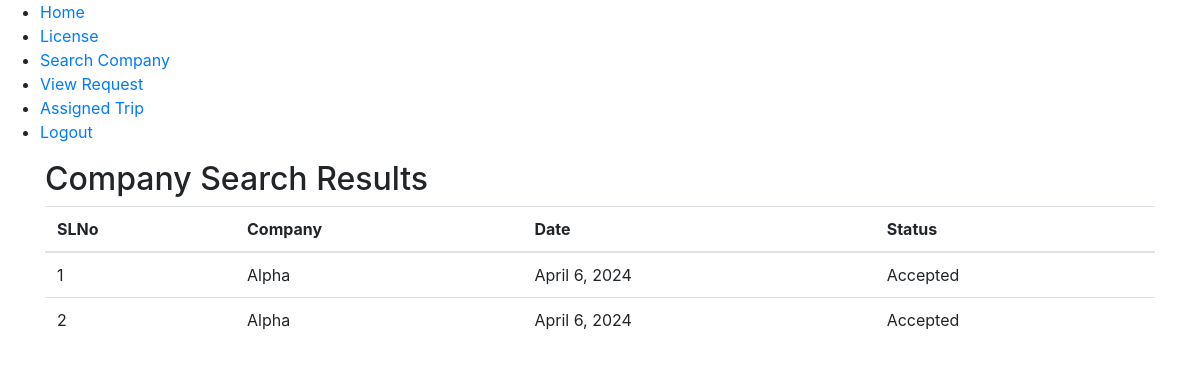
The app's page /Driver/ViewRequest/ (signed in) with its own data.
### Company/models.py (models this page shows)
class tbl_driver_request(models.Model):
    request_id = models.AutoField(primary_key=True)
    request_date = models.DateField(auto_now_add=True)
    request_status = models.CharField(max_length=10, default=0)
    company_id = models.ForeignKey(tbl_company,on_delete=models.CASCADE)
    driver_id = models.ForeignKey(tbl_driver,on_delete=models.CASCADE)

### Guest/models.py (models this page shows)
class tbl_company(models.Model):
    company_id = models.AutoField(primary_key=True)
    company_name = models.CharField(max_length=50)
    company_contact = models.CharField(max_length=50)
    company_email = models.CharField(max_length=50)
    company_address = models.CharField(max_length=50)
    company_password = models.CharField(max_length=50)
    company_doj = models.DateField(auto_now_add=True)
    company_since = models.CharField(max_length=50)
    company_proof = models.FileField(upload_to='Files/')
    company_logo = models.FileField(upload_to='Files/')
    location_id = models.ForeignKey(tbl_location,on_delete=models.CASCADE)
    owner_name = models.CharField(max_length=50)
    owner_email = models.CharField(max_length=50)
    owner_contact = models.CharField(max_length=50)
    company_status = models.IntegerField(default=0)

### Driver/views.py (the view)
# urls.py: path('ViewRequest/',views.ViewRequest,name="ViewRequest"),
def ViewRequest(request):
    did = tbl_driver.objects.get(driver_id=request.session['did'])
    requestData = tbl_driver_request.objects.filter(driver_id=did)
    return render(request,"Driver/ViewRequest.html",{'requestData':requestData})

### Driver/Templates/Driver/ViewRequest.html (shortened to what this page needs)
{% extends 'Driver/Include.html' %}
{% load static %}
{% block content %}
<!DOCTYPE html>
<html lang="en">
<head>
    <link href="https://stackpath.bootstrapcdn.com/bootstrap/4.5.2/css/bootstrap.min.css" rel="stylesheet">
</head>
<body>
    <div class="container">
        <h2>Company Search Results</h2>
        <table class="table">
            <thead>
                <tr>
                    <th>SLNo</th>
                    <th>Company</th>
                    <th>Date</th>
                    <th>Status</th>
                </tr>
            </thead>
            <tbody>
                {% for i in requestData %}
                <tr>
                    <td>{{ forloop.counter }}</td>
                    <td>{{ i.company_id.company_name }}</td>
                    <td>{{ i.request_date }}</td>
                    <td>
                        {% if i.request_status == "0" %}
                            Pending
                        {% elif i.request_status == "1" %}
                            Accepted
                        {% elif i.request_status == "2" %}
                            Rejected
                        {% endif %}
                    </td>
                </tr>
                {% endfor %}
            </tbody>
        </table>
    </div>
</body>
</html>
{% endblock content %}

### records on screen
tbl_driver_request: company_id.company_name "Alpha", request_date "April 6, 2024", request_status "Accepted"
tbl_driver_request: company_id.company_name "Alpha", request_date "April 6, 2024", request_status "Accepted"
